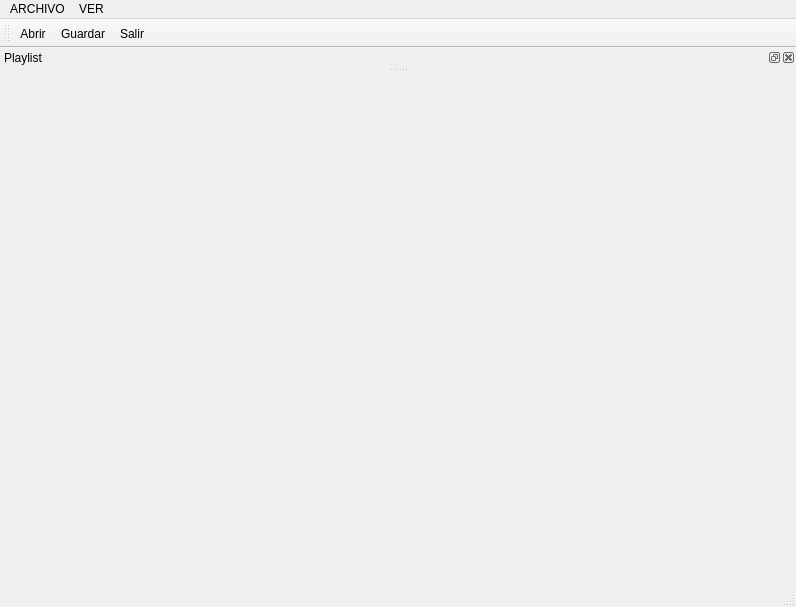
<?xml version="1.0" encoding="UTF-8"?>
<ui version="4.0">
 <class>MainWindow</class>
 <widget class="QMainWindow" name="MainWindow">
  <property name="geometry">
   <rect>
    <x>0</x>
    <y>0</y>
    <width>796</width>
    <height>607</height>
   </rect>
  </property>
  <property name="windowTitle">
   <string>MainWindow</string>
  </property>
  <widget class="QWidget" name="centralwidget"/>
  <widget class="QMenuBar" name="menubar">
   <property name="geometry">
    <rect>
     <x>0</x>
     <y>0</y>
     <width>796</width>
     <height>33</height>
    </rect>
   </property>
   <widget class="QMenu" name="menuARCHIVO">
    <property name="title">
     <string>ARCHIVO</string>
    </property>
    <addaction name="actionAbrir"/>
    <addaction name="actionGuardar"/>
    <addaction name="actionSalir"/>
   </widget>
   <widget class="QMenu" name="menuVER">
    <property name="title">
     <string>VER</string>
    </property>
    <addaction name="actionMostrar_playlist"/>
    <addaction name="actionOcultar_playlist"/>
   </widget>
   <addaction name="menuARCHIVO"/>
   <addaction name="menuVER"/>
  </widget>
  <widget class="QStatusBar" name="statusbar"/>
  <widget class="QToolBar" name="toolBar">
   <property name="windowTitle">
    <string>toolBar</string>
   </property>
   <attribute name="toolBarArea">
    <enum>TopToolBarArea</enum>
   </attribute>
   <attribute name="toolBarBreak">
    <bool>false</bool>
   </attribute>
   <addaction name="actionAbrir"/>
   <addaction name="actionGuardar"/>
   <addaction name="actionSalir"/>
  </widget>
  <widget class="QDockWidget" name="dockPlaylist">
   <property name="windowTitle">
    <string>Playlist</string>
   </property>
   <attribute name="dockWidgetArea">
    <number>4</number>
   </attribute>
   <widget class="QWidget" name="dockWidgetContents">
    <widget class="QListWidget" name="listWidget">
     <property name="geometry">
      <rect>
       <x>310</x>
       <y>0</y>
       <width>256</width>
       <height>61</height>
      </rect>
     </property>
     <item>
      <property name="text">
       <string>cancion_1.wav</string>
      </property>
     </item>
     <item>
      <property name="text">
       <string>cancion_2.wav</string>
      </property>
     </item>
     <item>
      <property name="text">
       <string>cancion_3.wav</string>
      </property>
     </item>
    </widget>
   </widget>
  </widget>
  <action name="actionAbrir">
   <property name="icon">
    <iconset theme="QIcon::ThemeIcon::FolderOpen"/>
   </property>
   <property name="text">
    <string>Abrir...</string>
   </property>
   <property name="statusTip">
    <string>Abrir un archivo </string>
   </property>
   <property name="shortcut">
    <string>Ctrl+O</string>
   </property>
   <property name="menuRole">
    <enum>QAction::MenuRole::NoRole</enum>
   </property>
  </action>
  <action name="actionGuardar">
   <property name="icon">
    <iconset theme="QIcon::ThemeIcon::DocumentSave"/>
   </property>
   <property name="text">
    <string>Guardar</string>
   </property>
   <property name="statusTip">
    <string>Guardar el archivo</string>
   </property>
   <property name="shortcut">
    <string>Ctrl+S</string>
   </property>
   <property name="menuRole">
    <enum>QAction::MenuRole::NoRole</enum>
   </property>
  </action>
  <action name="actionSalir">
   <property name="icon">
    <iconset theme="QIcon::ThemeIcon::WindowClose"/>
   </property>
   <property name="text">
    <string>Salir</string>
   </property>
   <property name="statusTip">
    <string>Cerrar la aplicacion</string>
   </property>
   <property name="shortcut">
    <string>Ctrl+Q</string>
   </property>
   <property name="menuRole">
    <enum>QAction::MenuRole::NoRole</enum>
   </property>
  </action>
  <action name="actionMostrar_playlist">
   <property name="text">
    <string>Mostrar playlist</string>
   </property>
   <property name="menuRole">
    <enum>QAction::MenuRole::NoRole</enum>
   </property>
  </action>
  <action name="actionOcultar_playlist">
   <property name="text">
    <string>Ocultar playlist</string>
   </property>
   <property name="menuRole">
    <enum>QAction::MenuRole::NoRole</enum>
   </property>
  </action>
 </widget>
 <resources/>
 <connections/>
</ui>
